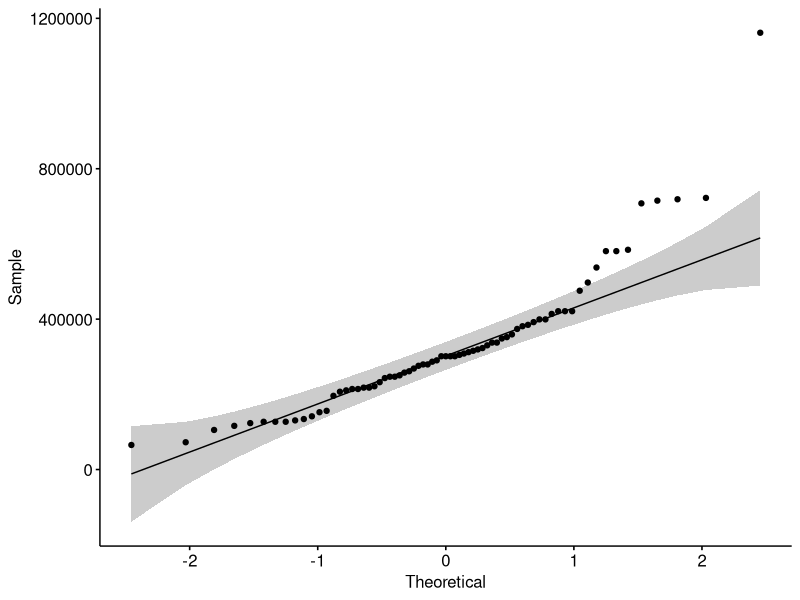
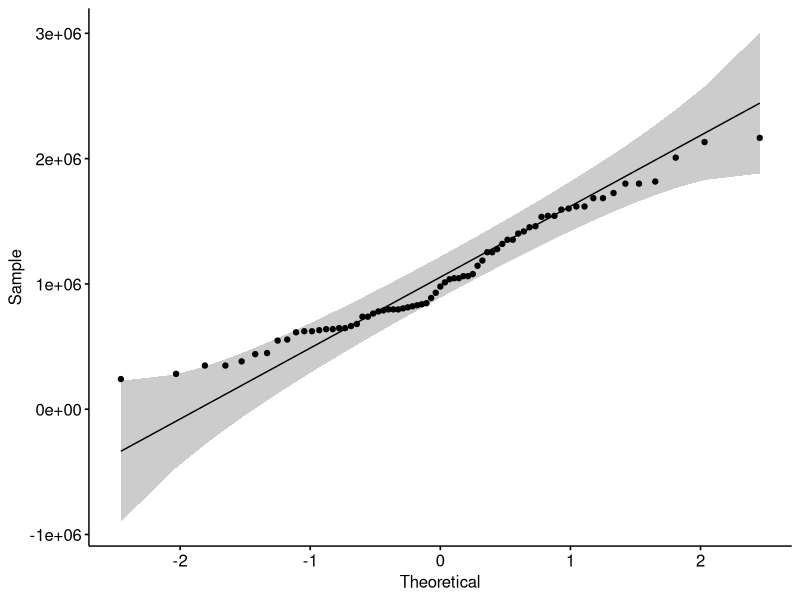
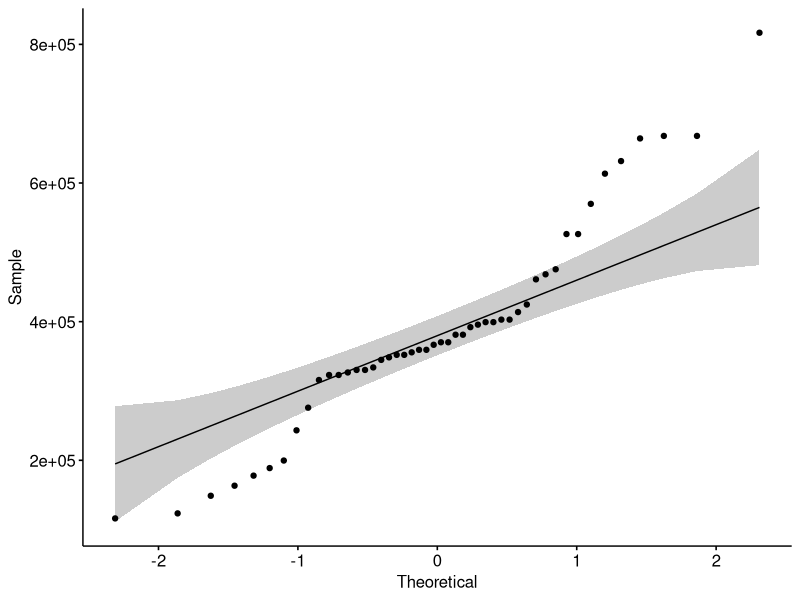
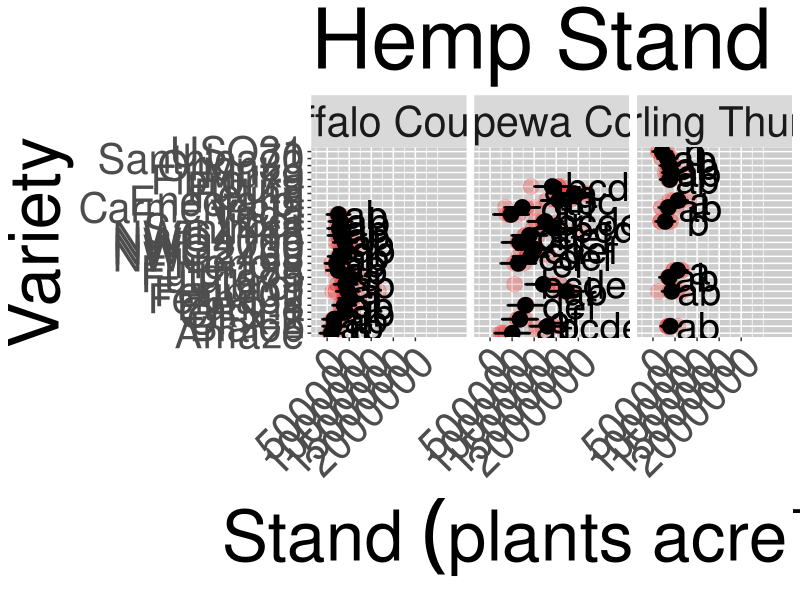
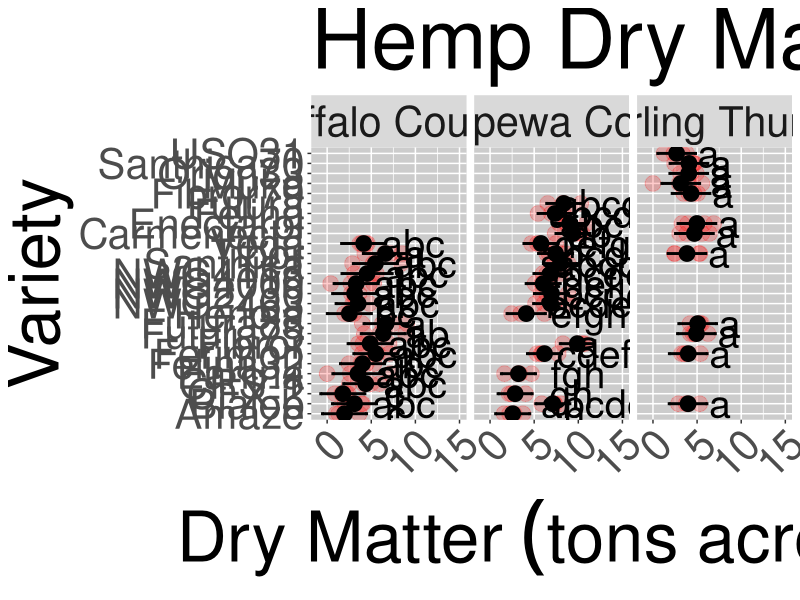
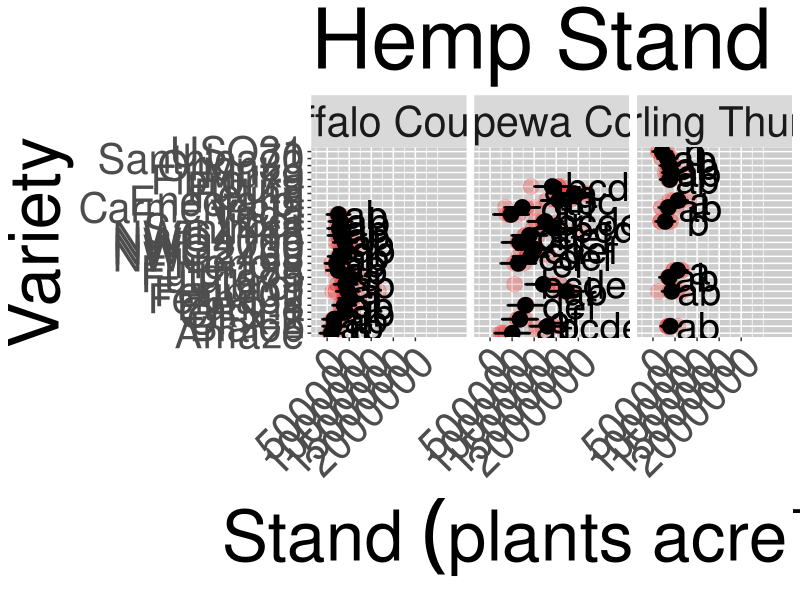
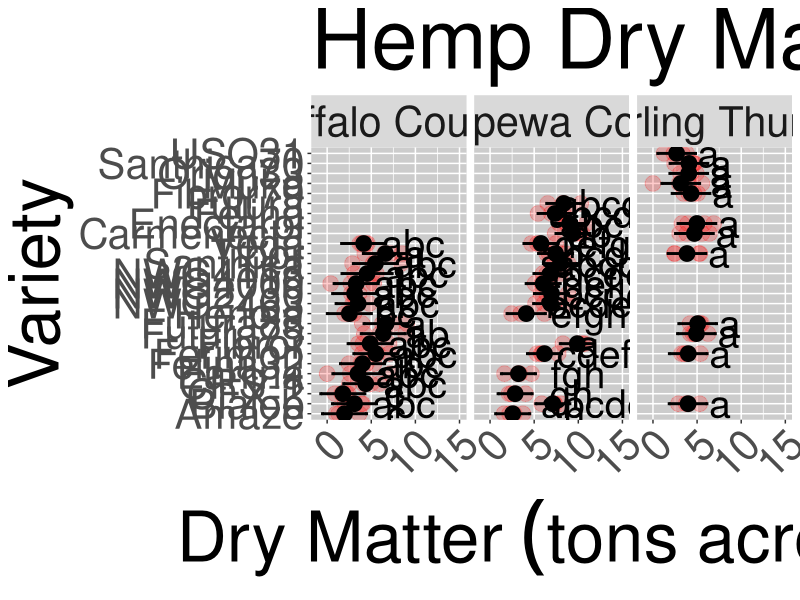

Write the R code that produced these figures, in order.
## ---- chunk 1
library(car)
library(ggplot2)
library(tidyverse)
library(dplyr)
library(emmeans)
library(glmmTMB)
library(multcomp)
library(multcompView)
library(lmerTest)
library(lme4)
library(dplyr)
library(writexl)
## ---- chunk 2
data1 = read.csv(file = "Hemp_RData.csv")
## ---- chunk 3
data1.1 = data1 %>%
  filter(Experiment == 1)
## ---- chunk 4
stem_data = data1.1 %>%
  filter(!is.na(Stems.Acre)) %>%
  mutate(Stems.Acre = as.numeric(Stems.Acre))
## ---- chunk 5
library(ggpubr)
ggqqplot(filter(stem_data, Location == "Buffalo County"), "Stems.Acre")

ggqqplot(filter(stem_data, Location == "Chippewa County"), "Stems.Acre")

ggqqplot(filter(stem_data, Location == "Whirling Thunder"), "Stems.Acre")
## ---- chunk 6
Buff_stems = lmer(Stems.Acre ~ Variety + (1|Rep), data = (filter(stem_data, Location == "Buffalo County")))
Buff_stem_aov = anova(Buff_stems) #significant

chip_stems = lmer(Stems.Acre ~ Variety + (1|Rep), data = (filter(stem_data, Location == "Chippewa County")))
chip_stem_aov = anova(chip_stems) #significant

Whir_stems = lmer(Stems.Acre ~ Variety + (1|Rep), data = (filter(stem_data, Location == "Whirling Thunder")))
Whir_stem_aov = anova(Whir_stems) #significant
## ---- chunk 7
Buff_stem_means = emmeans(Buff_stems, ~ Variety, contr= "pairwise")
Buff_stem_CLD = cld(Buff_stem_means$emmean, alpha=0.05, Letters=letters, sort=TRUE, reverse=TRUE, adjust = "sidak")

chip_stem_means = emmeans(chip_stems, ~ Variety, contr= "pairwise", adjust= "tukey")
chip_stem_CLD = cld(chip_stem_means$emmean, alpha=0.05, Letters=letters, sort=TRUE, reverse=TRUE, adjust = "sidak")

Whir_stem_means = emmeans(Whir_stems, ~ Variety, contr= "pairwise", adjust= "tukey")
Whir_stem_CLD = cld(Whir_stem_means$emmean, alpha=0.05, Letters=letters, sort=TRUE, reverse=TRUE, adjust = "sidak")
## ---- chunk 8
Buff_stem_CLD = as_tibble(Buff_stem_CLD) %>%
  rename(Stems.Acre = emmean) %>%
  mutate(Location = "Buffalo County")

chip_stem_CLD = as_tibble(chip_stem_CLD) %>%
  rename(Stems.Acre = emmean) %>%
  mutate(Location = "Chippewa County")

Whir_stem_CLD = as_tibble(Whir_stem_CLD) %>%
  rename(Stems.Acre = emmean) %>%
  mutate(Location = "Whirling Thunder")

Stand_Results = rbind(Buff_stem_CLD, chip_stem_CLD, Whir_stem_CLD)
## ---- chunk 9
Buff_stem_aov = as_tibble(Buff_stem_aov) %>%
  mutate(Location = "Buffalo County")
chip_stem_aov = as_tibble(chip_stem_aov) %>%
  mutate(Location = "Chippewa County") 
Whir_stem_aov = as_tibble(Whir_stem_aov) %>%
  mutate(Location = "Whirling Thunder")

Stand_ANOVA = rbind(Buff_stem_aov, chip_stem_aov, Whir_stem_aov)
write_xlsx(Stand_ANOVA, "Stand Count Anova Results.xlsx")
write_xlsx(Stand_Results, "Stand Count Means Separation Results.xlsx")
## ---- chunk 10
nudge1 = c(500000,500000,500000,500000,500000,500000,500000,500000.500000,500000,500000,500000,500000,500000,500000,500000,500000,600000,400000,800000,800000,850000,1000000,900000,950000,950000,800000,700000,650000,650000,500000,550000,400000,400000,500000,500000,500000,500000,500000,500000,500000,500000,500000,500000,500000,600000,500000,500000)

Stand_figure = 
  Stand_Results %>%
  ggplot(aes(x= Variety, y= Stems.Acre)) +
  geom_point(data = stem_data, mapping = aes(y= Stems.Acre), alpha = 0.2, size = 5, color = "red") +
  geom_point(aes(), size = 5) +
  geom_errorbar(aes(ymin = lower.CL, ymax = upper.CL), width = .3, size = 1) +
  geom_text(aes(label = .group), nudge_y = nudge1
            , size = 10) +
  facet_grid(cols = vars(Location)) +
  labs(title = "Hemp Stand", x = "Variety", y = bquote('Stand'~(plants~acre^-1))) +
  scale_y_continuous(limits = c(-200000,3000000), breaks = c(0,500000,1000000,1500000,2000000)) +
  theme(panel.background = element_rect(fill = 'gray80'),
        legend.position = "none",
        axis.title.x = element_text(size = 50),
        axis.title.y = element_text(size = 50),
        axis.text.y = element_text(size = 30),
        axis.text.x = element_text(size = 30, angle = 45, hjust = 1),
        strip.text.x = element_text(size = 30),
        strip.text.y = element_text(size = 30),
        title = element_text(size = 50)) +
  coord_flip()

Stand_figure
## ---- chunk 11
ggsave("Stand_Results_Figure.jpeg", plot = Stand_figure, height = 15, width = 15, dpi = 300)
## ---- chunk 12
DM_data = data1.1 %>%
  filter(!is.na(Tons.DM.acre))
## ---- chunk 13
Buff_DM = lmer(Tons.DM.acre ~ Variety + (1|Rep), data = (filter(DM_data, Location == "Buffalo County")))
Buff_DM_aov = anova(Buff_DM) #significant

chip_DM = lmer(Tons.DM.acre ~ Variety + (1|Rep), data = (filter(DM_data, Location == "Chippewa County")))
chip_DM_aov = anova(chip_DM) #significant

Whir_DM = lmer(Tons.DM.acre ~ Variety + (1|Rep), data = (filter(DM_data, Location == "Whirling Thunder")))
Whir_DM_aov = anova(Whir_DM) #not significant?
## ---- chunk 14
Buff_DM_means = emmeans(Buff_DM, ~ Variety, contr= "pairwise")
Buff_DM_CLD = cld(Buff_DM_means$emmean, alpha=0.05, Letters=letters, sort=TRUE, reverse=TRUE, adjust= "sidak")

chip_DM_means = emmeans(chip_DM, ~ Variety, contr= "pairwise")
chip_DM_CLD = cld(chip_DM_means$emmean, alpha=0.05, Letters=letters, sort=TRUE, reverse=TRUE, adjust= "sidak")

Whir_DM_means = emmeans(Whir_DM, ~ Variety, contr= "pairwise")
Whir_DM_CLD = cld(Whir_DM_means$emmean, alpha=0.05, Letters=letters, sort=TRUE, reverse=TRUE, adjust= "sidak")
## ---- chunk 15
Buff_DM_CLD = as_tibble(Buff_DM_CLD) %>%
  rename(Tons.DM.acre = emmean) %>%
  mutate(Location = "Buffalo County")

chip_DM_CLD = as_tibble(chip_DM_CLD) %>%
  rename(Tons.DM.acre = emmean) %>%
  mutate(Location = "Chippewa County")

Whir_DM_CLD = as_tibble(Whir_DM_CLD) %>%
  rename(Tons.DM.acre = emmean) %>%
  mutate(Location = "Whirling Thunder")

DM_Results = rbind(Buff_DM_CLD, chip_DM_CLD, Whir_DM_CLD)
## ---- chunk 16
Buff_DM_aov = as_tibble(Buff_DM_aov) %>%
  mutate(Location = "Buffalo County")
chip_DM_aov = as_tibble(chip_DM_aov) %>%
  mutate(Location = "Chippewa County") 
Whir_DM_aov = as_tibble(Whir_DM_aov) %>%
  mutate(Location = "Whirling Thunder")

DM_ANOVA = rbind(Buff_DM_aov, chip_DM_aov, Whir_DM_aov)
write_xlsx(DM_ANOVA, "Dry Matter Anova Results.xlsx")
write_xlsx(DM_Results, "Dry Matter Means Separation Results.xlsx")
## ---- chunk 17
nudge2 = c(4,4,5,5,5,5,5,5,5,5,5,5,5,5,5,4,4,4,5,5,5,6,6,5,6,6,6,6,5,5,4,4,4,3,2,2,3,3,3,3,3,3,3,3,3,3,4,3)

DM_figure = 
  DM_Results %>%
  ggplot(aes(x= Variety, y= Tons.DM.acre)) +
  geom_point(data = DM_data, mapping = aes(y= Tons.DM.acre), alpha = 0.2, size = 5, color = "red") +
  geom_point(aes(), size = 5) +
  geom_errorbar(aes(ymin = lower.CL, ymax = upper.CL), width = .3, size = 1) +
  geom_text(aes(label = .group), nudge_y = nudge2, size = 10) +
  facet_grid(cols = vars(Location)) +
  labs(title = "Hemp Dry Matter", x = "Variety", y = bquote('Dry Matter'~(tons~acre^-1))) +
  scale_y_continuous(limits = c(-1,15), breaks = c(0,5,10,15)) +
  theme(panel.background = element_rect(fill = 'gray80'),
        legend.position = "none",
        axis.title.x = element_text(size = 50),
        axis.title.y = element_text(size = 50),
        axis.text.y = element_text(size = 30),
        axis.text.x = element_text(size = 30, angle = 45, hjust = 1),
        strip.text.x = element_text(size = 30),
        strip.text.y = element_text(size = 30),
        title = element_text(size = 50)) +
  coord_flip()

DM_figure
## ---- chunk 18
ggsave("Hemp_DryMatter_Figure.jpeg", plot = DM_figure, height = 15, width = 15, dpi = 300)
